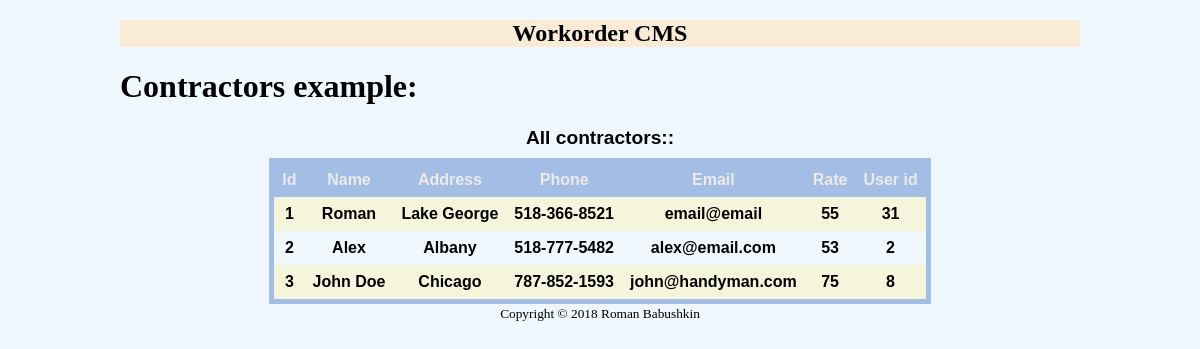
The page /mvc/Views/Contractor/ListContractors.php on the database its author committed.
### tables this page shows
CREATE TABLE `contractor` (
  `id` int(11) NOT NULL AUTO_INCREMENT,
  `name` varchar(45) DEFAULT NULL,
  `address` varchar(45) DEFAULT NULL,
  `phone` varchar(45) DEFAULT NULL,
  `email` varchar(45) DEFAULT NULL,
  `rate` varchar(45) DEFAULT NULL,
  `users_id` int(11) DEFAULT NULL,
  PRIMARY KEY (`id`),
  KEY `fk_contractor_users1_idx` (`users_id`),
  CONSTRAINT `fk_contractor_users1` FOREIGN KEY (`users_id`) REFERENCES `users` (`id`) ON DELETE NO ACTION ON UPDATE NO ACTION
);

### mvc/classes/Database.php (called while the page is built, shortened)
<?php
class Database {
    public static $host = "127.0.0.1";
    public static $dbName = "workorder";
    public static $userName = "root";
    public static $password = "1982";
  private static function con() {
    $pdo = new PDO("mysql:host=".self::$host.";dbname=".self::$dbName.";charset=utf8", self::$userName, self::$password);
    $pdo->setAttribute(PDO::ATTR_EMULATE_PREPARES, false);
    $pdo->setAttribute(PDO::ATTR_ERRMODE, PDO::ERRMODE_EXCEPTION);
    return $pdo;
  }
  public static function query($query, $params = array()) {
    $stmt = self::con()->prepare($query);
    $stmt->execute($params);
    $data = $stmt->fetchAll();
    return $data;
  }
}
?>

### mvc/Controllers/ContractorImpl.php (called while the page is built, shortened)
<?php
class ContractorImpl extends Controller {
    public static function listContractors() {
        $data = self::query("SELECT * FROM contractor");
        return $data;
    }
}
?>

### mvc/Views/Contractor/ListContractors.php (the view, shortened to what this page needs)
<!doctype html>
<html>
 <head>
</head>
<body id="wrapper">
<?php      include 'header.php'; ?>
       <h1>Contractors example:</h1>
        <table>
        <caption>All contractors::</caption>
            <tr>
                <th>Id</th>
                <th>Name</th>
                <th>Address</th>
                <th>Phone</th>
                <th>Email</th>
                <th>Rate</th>
                <th>User id</th>
            </tr>
  <?php
            $data = ContractorImpl::listContractors();
            foreach( $data as $row ) {
            echo "<tr>";
            echo "<th>".$row['id']."</th>";
            echo "<th>".$row['name']."</th>";
            echo "<th>".$row['address']."</th>";
            echo "<th>".$row['phone']."</th>";
            echo "<th>".$row['email']."</th>";
            echo "<th>".$row['rate']."</th>";
            echo "<th>".$row['users_id']."</th>";
            echo "</tr>";
            }
        echo "</table>";
    ?>
<?php      include 'footer.php'; ?>
</body>
</html>

### rows shown on the page
contractor: id "1", name "Roman", address "Lake George", phone "518-366-8521", email "email@email", rate "55", users "31"
contractor: id "2", name "Alex", address "Albany", phone "518-777-5482", email "alex@email.com", rate "53", users "2"
contractor: id "3", name "John Doe", address "Chicago", phone "787-852-1593", email "john@handyman.com", rate "75", users "8"
